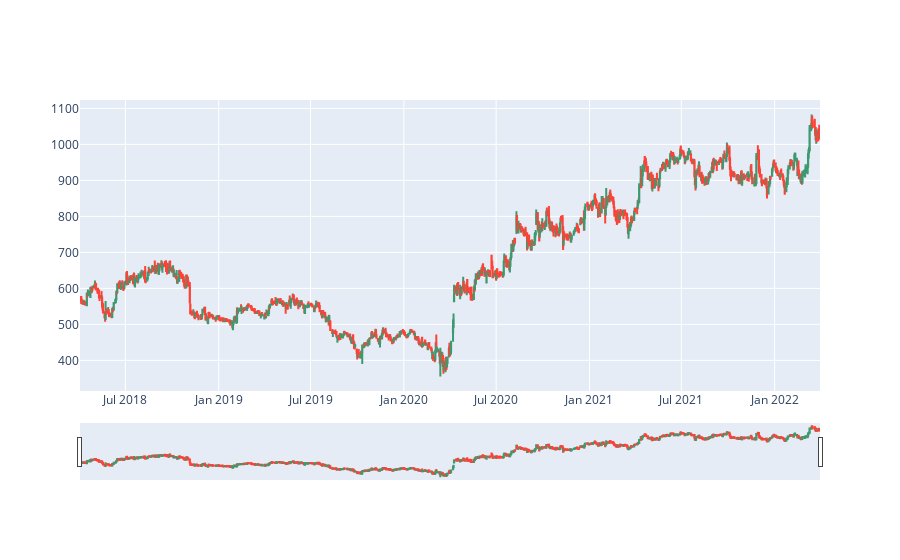

The cell this chart's notebook holds for it:
### Markdown cell above
# CANDLE CHART

### Code cell
fig=go.Figure(data =[go.Candlestick(x=CIPLA_df.Date,open=CIPLA_df.Open,high=CIPLA_df.High,low=CIPLA_df.Low,close=CIPLA_df.Close)])
fig.show()

### Figure 1 — Plotly figure (JSON) as saved in the notebook; plotly's stock layout.template omitted (floating-point values rounded to 4 significant figures; data arrays with more than 128 entries replaced by an {"elided": "..."} marker saying what was removed)
{"data": [{"close": {"elided": "988 float values"}, "high": {"elided": "988 float values"}, "low": {"elided": "988 float values"}, "open": {"elided": "988 float values"}, "type": "candlestick", "x": {"elided": "988 str values"}}], "layout": {}}
